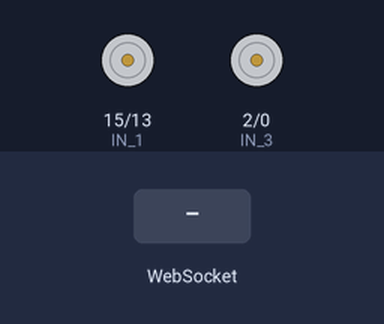
A sketch run on a simulated ESP8266 (NodeMCU). Parts: motor-driver pin pairs drawn as motors (green arrow = first pin HIGH = forward, orange = second pin HIGH = backward, longer = more drive, scaled by the enable pin). The inputs (shaded band) are chosen by the test bench. What the sketch prints to the serial monitor is not drawn.

Above: at 1.2 s.
1.3 s: WebSocket text "forward" received
At 1.8 s:
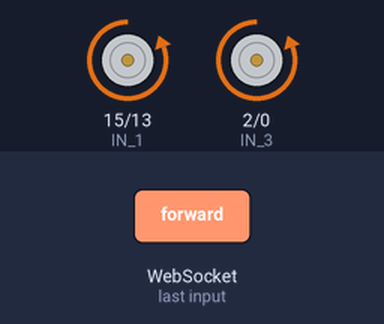
2.8 s: WebSocket text "backward" received
At 4.0 s:
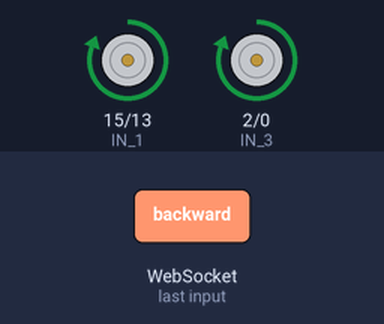
4.3 s: WebSocket text "left" received
At 5.3 s:
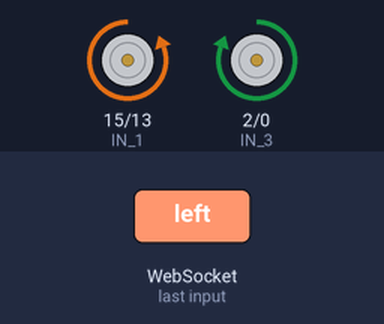
5.8 s: WebSocket text "right" received
At 6.4 s:
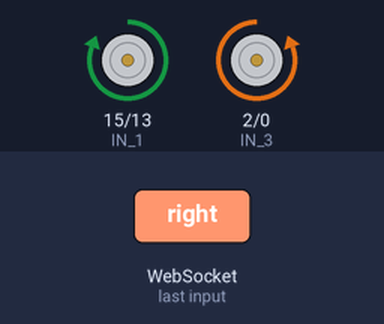
7.3 s: WebSocket text "stop" received
At 8.7 s:
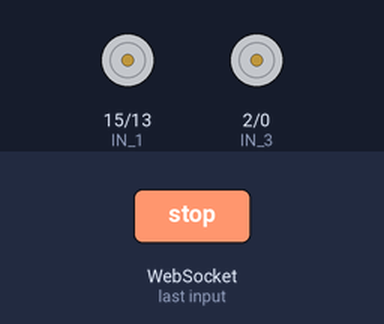
Timing chart, 0 to 9.8 s (numbered marks = the images above; inputs shaded):
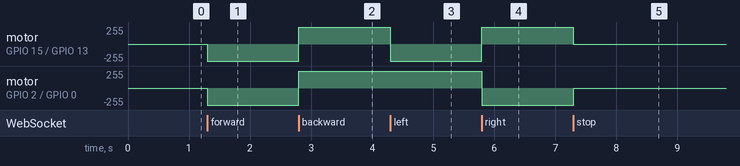

The sketch:

Wifi_Robot_AP_Web_Server.ino
```cpp
#include <ESP8266WiFi.h>
#include <ESPAsyncTCP.h>
#include <ESPAsyncWebServer.h>
#include <WebSocketsServer.h>

#define ENA  14  // Chân Enable/tốc độ động cơ bên phải GPIO14(D5)
#define ENB  12  // Chân Enable/tốc độ động cơ bên trái GPIO12(D6)
#define IN_1  15 // Chân IN1 của L298N cho động cơ bên phải GPIO15(D8)
#define IN_2  13 // Chân IN2 của L298N cho động cơ bên phải GPIO13(D7)
#define IN_3  2  // Chân IN3 của L298N cho động cơ bên trái GPIO2(D4)
#define IN_4  0  // Chân IN4 của L298N cho động cơ bên trái GPIO0(D3)

const char* ssid = "your_SSID";      // Tên mạng WiFi
const char* password = "your_PASSWORD"; // Mật khẩu mạng WiFi
int speedCar = 1023; // Tốc độ xe

AsyncWebServer server(80);
WebSocketsServer webSocket = WebSocketsServer(81);

void setup() {
  Serial.begin(115200);

  pinMode(ENA, OUTPUT);
  pinMode(ENB, OUTPUT);
  pinMode(IN_1, OUTPUT);
  pinMode(IN_2, OUTPUT);
  pinMode(IN_3, OUTPUT);
  pinMode(IN_4, OUTPUT);

  WiFi.mode(WIFI_AP);
  WiFi.softAP(ssid, password);

  IPAddress myIP = WiFi.softAPIP();
  Serial.print("Địa chỉ IP AP: ");
  Serial.println(myIP);

  server.on("/", HTTP_GET, [](AsyncWebServerRequest *request){
    request->send(200, "text/html", "<html>\
                                      <head>\
                                        <style>\
                                          body {\
                                            display: flex;\
                                            justify-content: center;\
                                            align-items: center;\
                                            height: 100vh;\
                                            background-color: #f0f0f0;\
                                            margin: 0;\
                                            font-family: Arial, sans-serif;\
                                          }\
                                          .control-panel {\
                                            text-align: center;\
                                          }\
                                          .control-panel h1 {\
                                            color: #333;\
                                          }\
                                          .button {\
                                            width: 100px;\
                                            height: 100px;\
                                            margin: 10px;\
                                            font-size: 18px;\
                                            background-color: #008CBA;\
                                            color: white;\
                                            border: none;\
                                            border-radius: 10px;\
                                            transition: background-color 0.3s ease;\
                                          }\
                                          .button:active {\
                                            background-color: #005f73;\
                                          }\
                                        </style>\
                                      </head>\
                                      <body>\
                                        <div class=\"control-panel\">\
                                          <h1>Điều khiển xe ESP8266</h1>\
                                          <button class=\"button\" ontouchstart=\"sendCommand('forward')\" ontouchend=\"sendCommand('stop')\">Tiến</button><br>\
                                          <button class=\"button\" ontouchstart=\"sendCommand('left')\" ontouchend=\"sendCommand('stop')\">Trái</button>\
                                          <button class=\"button\" ontouchstart=\"sendCommand('right')\" ontouchend=\"sendCommand('stop')\">Phải</button><br>\
                                          <button class=\"button\" ontouchstart=\"sendCommand('backward')\" ontouchend=\"sendCommand('stop')\">Lùi</button>\
                                        </div>\
                                        <script>\
                                          var connection = new WebSocket('ws://' + location.hostname + ':81/');\
                                          connection.onopen = function () {\
                                            console.log('WebSocket kết nối');\
                                          };\
                                          connection.onerror = function (error) {\
                                            console.log('Lỗi WebSocket: ' + error);\
                                          };\
                                          connection.onmessage = function (e) {\
                                            console.log('Server: ' + e.data);\
                                          };\
                                          function sendCommand(command) {\
                                            connection.send(command);\
                                          }\
                                          document.addEventListener('keydown', function(event) {\
                                            if(event.key === 'ArrowUp' || event.key === 'w') {\
                                              sendCommand('forward');\
                                            } else if(event.key === 'ArrowDown' || event.key === 's') {\
                                              sendCommand('backward');\
                                            } else if(event.key === 'ArrowLeft' || event.key === 'a') {\
                                              sendCommand('left');\
                                            } else if(event.key === 'ArrowRight' || event.key === 'd') {\
                                              sendCommand('right');\
                                            }\
                                          });\
                                          document.addEventListener('keyup', function(event) {\
                                            if(['ArrowUp', 'ArrowDown', 'ArrowLeft', 'ArrowRight', 'w', 'a', 's', 'd'].includes(event.key)) {\
                                              sendCommand('stop');\
                                            }\
                                          });\
                                        </script>\
                                      </body>\
                                    </html>");
  });

  server.begin();
  webSocket.begin();
  webSocket.onEvent(webSocketEvent);
  Serial.println("Máy chủ HTTP đã bắt đầu");
}

void loop() {
  webSocket.loop();
}

void webSocketEvent(uint8_t num, WStype_t type, uint8_t * payload, size_t length) {
  String command = "";
  for (size_t i = 0; i < length; i++) {
    command += (char) payload[i];
  }
  Serial.println("Nhận lệnh: " + command);

  if (command == "forward") {
    diTien();
  } else if (command == "backward") {
    diLui();
  } else if (command == "left") {
    reTrai();
  } else if (command == "right") {
    rePhai();
  } else if (command == "stop") {
    dungLai();
  }
}

void diTien() {
  digitalWrite(IN_1, LOW);
  digitalWrite(IN_2, HIGH);
  analogWrite(ENA, speedCar);

  digitalWrite(IN_3, LOW);
  digitalWrite(IN_4, HIGH);
  analogWrite(ENB, speedCar);
}

void diLui() {
  digitalWrite(IN_1, HIGH);
  digitalWrite(IN_2, LOW);
  analogWrite(ENA, speedCar);

  digitalWrite(IN_3, HIGH);
  digitalWrite(IN_4, LOW);
  analogWrite(ENB, speedCar);
}

void rePhai() {
  digitalWrite(IN_1, HIGH);
  digitalWrite(IN_2, LOW);
  analogWrite(ENA, speedCar);

  digitalWrite(IN_3, LOW);
  digitalWrite(IN_4, HIGH);
  analogWrite(ENB, speedCar);
}

void reTrai() {
  digitalWrite(IN_1, LOW);
  digitalWrite(IN_2, HIGH);
  analogWrite(ENA, speedCar);

  digitalWrite(IN_3, HIGH);
  digitalWrite(IN_4, LOW);
  analogWrite(ENB, speedCar);
}

void dungLai() {
  digitalWrite(IN_1, LOW);
  digitalWrite(IN_2, LOW);
  analogWrite(ENA, speedCar);

  digitalWrite(IN_3, LOW);
  digitalWrite(IN_4, LOW);
  analogWrite(ENB, speedCar);
}
```

Measured:
- after the input at 1.3 s, motor on GPIO 15 (IN_1) / GPIO 13 (IN_2), motor on GPIO 2 (IN_3) / GPIO 0 (IN_4): stopped → backward 255/255 at once
- after the input at 2.8 s, motor on GPIO 15 (IN_1) / GPIO 13 (IN_2), motor on GPIO 2 (IN_3) / GPIO 0 (IN_4): backward 255/255 → forward 255/255 at once
- after the input at 4.3 s, motor on GPIO 15 (IN_1) / GPIO 13 (IN_2): forward 255/255 → backward 255/255 at once
- after the input at 5.8 s, motor on GPIO 15 (IN_1) / GPIO 13 (IN_2): backward 255/255 → forward 255/255 at once; motor on GPIO 2 (IN_3) / GPIO 0 (IN_4): forward 255/255 → backward 255/255 at once
- after the input at 7.3 s, motor on GPIO 15 (IN_1) / GPIO 13 (IN_2): forward 255/255 → stopped at once; motor on GPIO 2 (IN_3) / GPIO 0 (IN_4): backward 255/255 → stopped at once
